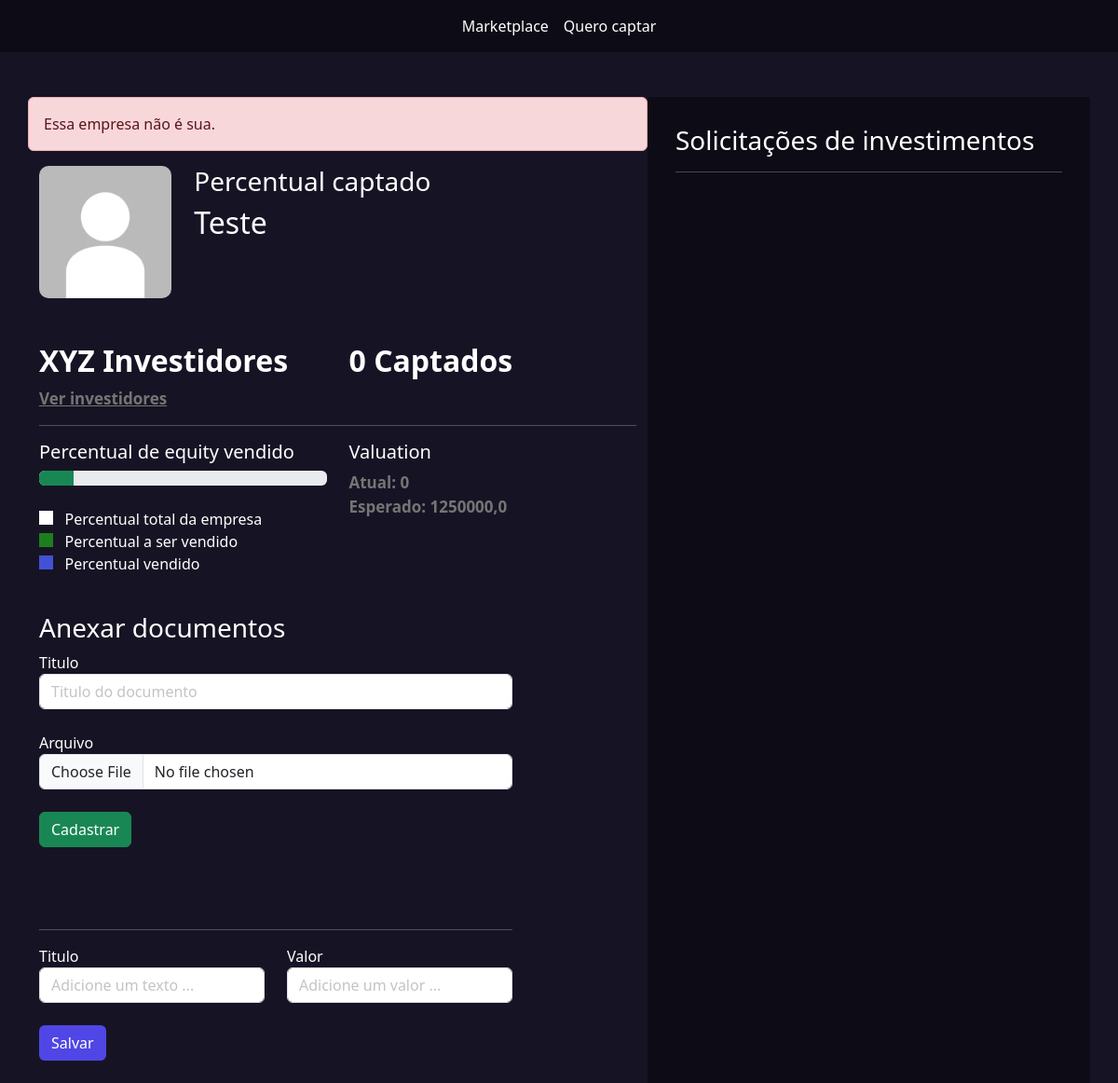
The page /empresarios/empresas/1/ on the database its author committed.
### empresarios/models.py (models this page shows, shortened)
class Empresas(models.Model):
    tempo_existencia_choices = (
        ('-6', 'Menos de 6 meses'),
        ('+6', 'Mais de 6 meses'),
        ('+1', 'Mais de 1 ano'),
        ('+5', 'Mais de 5 anos')
    )
    estagio_choices = (
        ('I', 'Tenho apenas uma idea'),
        ('MVP', 'Possuo um MVP'),
        ('MVPP', 'Possuo um MVP com clientes pagantes'),
        ('E', 'Empresa pronta para escalar'),
    )
    area_choices = (
        ('ED', 'Ed-tech'),
        ('FT', 'Fintech'),
        ('AT', 'Agrotech'),
    )
    user = models.ForeignKey(User, on_delete=models.DO_NOTHING)
    nome = models.CharField(max_length=50)
    cnpj = models.CharField(max_length=30)
    site = models.URLField()
    tempo_existencia = models.CharField(max_length=2, choices=tempo_existencia_choices, default='-6')
    descricao = models.TextField()
    data_final_captacao = models.DateField()
    percentual_equity = models.IntegerField() # Percentual esperado
    estagio = models.CharField(max_length=4, choices=estagio_choices, default='I')
    area = models.CharField(max_length=3, choices=area_choices)
    publico_alvo = models.CharField(max_length=3)
    valor = models.DecimalField(max_digits=9, decimal_places=2) # Valor total a ser vendido
    pitch = models.FileField(upload_to='pitchs')
    logo = models.FileField(upload_to='logo')
    @property
    def valuation(self):
        return float(f'{(100 * self.valor)/self.percentual_equity:.2f}')

### empresarios/views.py (the view)
# urls.py: path('empresas/<int:id>/', views.empresa, name='empresa'),
def empresa(request, id):
    empresa = Empresas.objects.get(id=id)
    if empresa.user != request.user:
        messages.add_message(request, constants.ERROR, 'Essa empresa não é sua.')
        redirect(f'/empresarios/listar_empresas')
    if request.method == "GET":
        documentos = Documento.objects.filter(empresa=empresa)
        propostas_investimentos = PropostaInvestimento.objects.filter(empresa=empresa)
        percentual_vendido = 0
        total_captado = 0
        for pi in propostas_investimentos:
            if pi.status == 'PA':
                percentual_vendido += pi.percentual
                total_captado = total_captado + pi.valor
        total_captado = sum(propostas_investimentos.filter(status='PA').values_list('valor', flat=True))
        valuation_actual = (100 * float(total_captado)) / float(percentual_vendido) if percentual_vendido != 0 else 0
        propostas_investimentos_enviada = propostas_investimentos.filter(status='PE')
        return render(request, 'empresa.html', {'empresa':empresa, 'documentos':documentos, 'propostas_investimentos_enviada':propostas_investimentos_enviada, 'percentual_vendido': int(percentual_vendido), 'total_captado':total_captado, 'valuation_actual':valuation_actual})

### empresarios/templates/empresa.html (shortened to what this page needs)
{% extends "base.html" %}
{% load static %}
{% block 'head' %}
<link rel="stylesheet" href="{% static 'empresarios/css/listar_empresas.css' %}">
<link rel="stylesheet" href="{% static 'empresarios/css/empresa.css' %}">
<link rel="stylesheet" href="{% static 'usuarios/css/usuarios.css' %}">
{% endblock 'head' %}
{% block 'body' %}
    {% include "partials/barra_navegacao.html" %}
    <br><br>
    <div class="container">
        <div class="row">
            <div class="col-md-7">
                <div class="row">
                    {% if messages %}
                        {% for message in messages %}
                            <section class="alert {{message.tags}}">
                                {{message}}
                            </section>
                        {% endfor %}
                    {% endif %}
                    <div class="col-md-3">
                        <img src="{{empresa.logo.url}}" class="foto-empresa" alt="">
                    </div>
                    <div class="col-md">
                        <h3>Percentual captado</h3>
                        <h2>{{empresa.nome}}</h2>
                    </div>
                </div>
                <br><br>
                <div class="row">
                    <div class="col-md">
                        <h2 class="titulo2">XYZ Investidores</h2>
                        <a href="#" class="sub-fonte">Ver investidores</a>
                    </div>
                    <div class="col-md">
                        <h2 class="titulo2">{{total_captado}} Captados</h2>
                    </div>
                </div>
                <hr>
                <div class="row">
                    <div class="col-md">
                        <h5>Percentual de equity vendido</h5>
                        <div class="progress">
                            <div class="progress-bar bg-success"
                                 style="width: {{empresa.percentual_equity}}%"></div>
                        </div>
                        <br>
                        <label class="point-white"></label><span>&nbsp&nbsp Percentual total da empresa</span>
                        <br>
                        <label class="point-green"></label><span>&nbsp&nbsp Percentual a ser vendido</span>
                        <br>
                        <label class="point-blue"></label><span>&nbsp&nbsp Percentual vendido</span>
                    </div>
                    <div class="col-md">
                        <h5>Valuation</h5>
                        <span class="sub-fonte">Atual: {{valuation_actual}}</span>
                        <br>
                        <span class="sub-fonte">Esperado: {{empresa.valuation}}</span>
                    </div>
                    <div class="documentos">
                        <h3>Anexar documentos</h3>
                        <form action="{% url "add_doc" empresa.id %}" method="POST" enctype='multipart/form-data'>{% csrf_token %}
                            <label>Titulo</label>
                            <input type="text" name="titulo" class="form-control" placeholder="Titulo do documento">
                            <br>
                            <label>Arquivo</label>
                            <input type="file" name="arquivo" class="form-control">
                            <br>
                            <input type="submit" class="btn btn-success" value="Cadastrar">
                        </form>
                        <br><br>
                        <br>
                        <hr>
                        <div class="row">
                            <div class="col-md">
                                <form action="{% url "add_metrica" empresa.id %}" method="POST">{% csrf_token %}
                                <label>Titulo</label>
                                <input type="text" class="form-control" name="titulo" placeholder="Adicione um texto ...">
                            </div>
                            <div class="col-md">
                                <label>Valor</label>
                                <input type="text" class="form-control" name="valor" placeholder="Adicione um valor ...">
                            </div>
                        </div>
                        <br>
                        <input type="submit" value="Salvar" class="btn btn-indigo-normal">
                        <br><br>
                    </div>
                </div>
            </div>
            <div class="col-md-5 dark-color intereses-investimentos">
                <h3>Solicitações de investimentos</h3>
                <hr>
                <br>
            </div>
        </div>
    </div>
{% endblock 'body' %}

### templates/static/geral/css/base.css (style rules this page uses)
:root { --main-color: #161424; --dark-color: #0D0C16; --contrast-color: #4F46E5; }
body { color: white !important; background-color: var(--main-color) !important; }
.dark-color { background-color: var(--dark-color); color: white !important; }

### templates/static/empresarios/css/empresa.css (style rules this page uses)
.intereses-investimentos { min-height: 80vh; padding: 30px }
.foto-empresa { width: 100%; border-radius: 10px; }
.sub-fonte { color:rgb(117, 117, 117); font-size: 17px; font-weight: bold; }
.titulo2 { font-weight: bold; }
.point-white { width: 15px; height: 15px; background-color: white; }
.point-green { width: 15px; height: 15px; background-color: #1d7e1d; }
.point-blue { width: 15px; height: 15px; background-color: #4351d4; }
.documentos { width: 80%; margin-top: 40px; }

### templates/static/usuarios/css/usuarios.css (style rules this page uses)
.btn-indigo-normal { background-color: var(--contrast-color); color: white; }

### rows shown on the page
Empresas: logo (picture), nome "Teste", valuation "1250000,0"

### other values the page prints
{{ message }} "Essa empresa não é sua."
{{ total_captado }} "0"
{{ valuation_actual }} "0"
